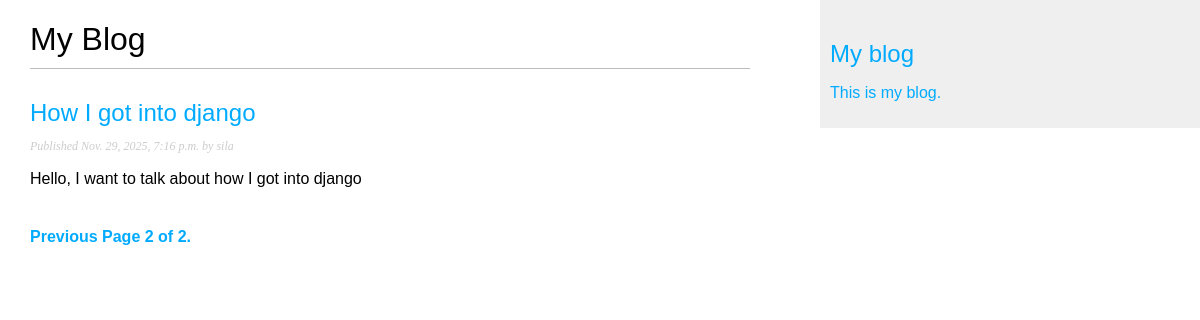
Screenshot of /blog/?page=2 with the database file from the repository.
### blog/models.py (models this page shows, shortened)
class Post(models.Model):
    class Status(models.TextChoices):
        DRAFT = "DF", "Draft"
        PUBLISHED = "PB", "Published"
    title = models.CharField(max_length=250)
    author = models.ForeignKey(
        settings.AUTH_USER_MODEL, on_delete=models.CASCADE, related_name="blog_posts"
    )
    slug = models.SlugField(max_length=250, unique_for_date="publish")
    body = models.TextField()
    publish = models.DateTimeField(default=timezone.now)
    created = models.DateTimeField(auto_now_add=True)
    status = models.CharField(max_length=2, choices=Status, default=Status.DRAFT)
    objects = models.Manager()
    published = PublishedManager()
    class Meta:
        ordering = ["-publish"]
        indexes = [
            models.Index(fields=["-publish"]),
        ]
    def get_absolute_url(self):
        return reverse(
            "blog:post_detail",
            args=[self.publish.year, self.publish.month, self.publish.day, self.slug],
        )

### blog/views.py (the view)
# urls.py: path("", PostListView.as_view(), name="post_list"),
class PostListView(ListView):
    queryset = Post.published.all()
    paginate_by = 3
    context_object_name = "posts"
    template_name = "blog/post/list.html"

### blog/templates/blog/post/list.html (shortened to what this page needs)
{% extends "blog/base.html" %}
{% block content %}
    <h1>My Blog</h1>
    {% for post in posts %}
        <h2>
            <a href="{{post.get_absolute_url}}">
            {{ post.title }}
            </a>
        </h2>
        <p class="date">
        Published {{ post.publish }} by {{ post.author }}
        </p>
        {{ post.body|truncatewords:30|linebreaks }}
    {% endfor %}
    {% include 'pagination.html' with page=page_obj %}
{% endblock %}

### blog/static/css/blog.css (style rules this page uses)
body { margin: 0; padding: 0; font-family: helvetica, sans-serif; }
a { color: #00abff; text-decoration: none; }
h1 { font-weight: normal; border-bottom: 1px solid #bbb; padding: 0 0 10px 0; }
h2 { font-weight: normal; margin: 30px 0 0; }
p.date { color: #ccc; font-family: georgia, serif; font-size: 12px; font-style: italic; }

### rows the page displays
Post: title "How I got into django", publish "Nov. 29, 2025, 7:16 p.m.", author "sila", body "Hello, I want to talk about how I got into django"

### other values shown
{{ page.number }} "2"
{{ page.paginator.num_pages }} "2"
